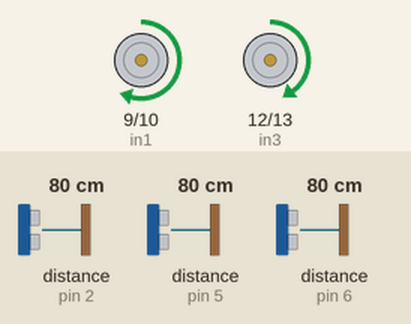
A sketch run on a simulated Arduino Uno, built with avr-gcc and run on an emulated ATmega328P. Shown: motor-driver pin pairs drawn as motors (green arrow = first pin HIGH = forward, orange = second pin HIGH = backward, longer = more drive, scaled by the enable pin). Wiring (inferred from the names in the program): 3 × ultrasonic range finder: trigger pin 4, echo pin 5 / trigger pin 7, echo pin 6 / trigger pin 8, echo pin 2. The test bench sets the inputs (shaded band); at power-on: distance to the obstacle (sensors on pin 5, pin 2, pin 6) 80 cm. The echo pulse lasts 58.3 µs per cm.

Above: at 1.2 s.
1.3 s: distance to the obstacle (sensor on pin 5) set to 18 cm
2.8 s: distance to the obstacle (sensor on pin 5) set to 14 cm
At 3.3 s:
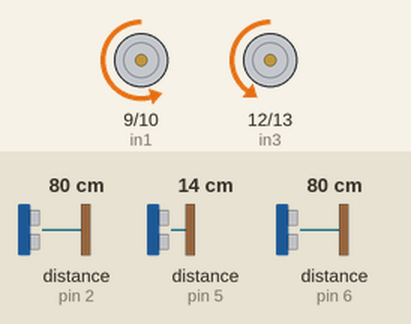
At 4.6 s:
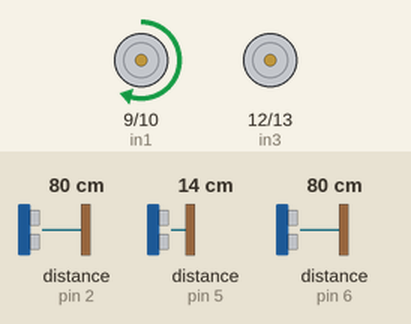
5.8 s: distance to the obstacle (sensor on pin 2) set to 18 cm
8.8 s: distance to the obstacle (sensor on pin 2) set to 13 cm
At 10.7 s:
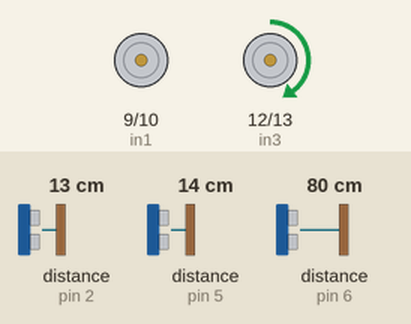
11.8 s: distance to the obstacle (sensor on pin 6) set to 18 cm
14.1 s: distance to the obstacle (sensor on pin 6) set to 14 cm
At 16.1 s:
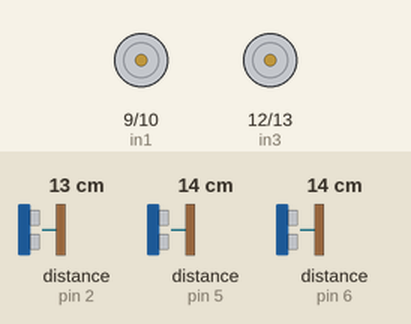
Timing chart, 0 to 17.5 s (numbered marks = the images above; inputs shaded):
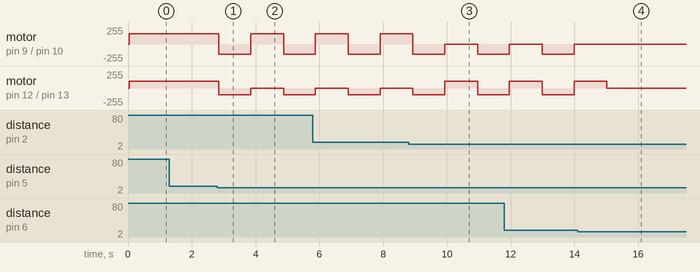

The sketch:

sketch_oct10d.ino
```cpp
// ==========================================
// KONFIGURASI PIN SENSOR ULTRASONIK
// ==========================================
int Echo1 = 6; // Sensor Kiri echo
int Trig1 = 7; // Sensor Kiri trig
int Echo2 = 5; // Sensor Tengah/Depan echo
int Trig2 = 4; // Sensor Tengah/Depan trig
int Echo3 = 2; // Sensor Kanan echo
int Trig3 = 8; // Sensor Kanan trig

// ==========================================
// KONFIGURASI PIN DRIVER MOTOR L298N
// ==========================================
int in1 = 9;   // Motor Kiri
int in2 = 10;  // Motor Kiri
int in3 = 12;  // Motor Kanan
int in4 = 13;  // Motor Kanan
int ENA = 3;   // Pin PWM Motor Kiri
int ENB = 11;  // Pin PWM Motor Kanan


const int batas = 15; // Jarak batas halangan (cm)

// Variabel penampung jarak
int Left_Distance = 0;
int Middle_Distance = 0;
int Right_Distance = 0;

void setup() {
  // Inisialisasi Pin Sensor
  pinMode(Trig1, OUTPUT); pinMode(Echo1, INPUT);
  pinMode(Trig2, OUTPUT); pinMode(Echo2, INPUT);
  pinMode(Trig3, OUTPUT); pinMode(Echo3, INPUT);

  // Inisialisasi Pin Motor
  pinMode(in1, OUTPUT);
  pinMode(in2, OUTPUT);
  pinMode(in3, OUTPUT);
  pinMode(in4, OUTPUT);
  pinMode(ENA, OUTPUT);
  pinMode(ENB, OUTPUT);
}

// Fungsi pembacaan jarak ultrasonik
int bacaJarak(int trig, int echo) {
  digitalWrite(trig, LOW);
  delayMicroseconds(2);
  digitalWrite(trig, HIGH);
  delayMicroseconds(10);
  digitalWrite(trig, LOW);
  long durasi = pulseIn(echo, HIGH, 30000);
  if (durasi == 0) return 999;
  return durasi * 0.034 / 2;
}

// ==========================================
// FUNGSI GERAK MOTOR (DENGAN KONTROL PWM)
// ==========================================
void maju() {
  analogWrite(ENA, 155);
  analogWrite(ENB,100);
  digitalWrite(in1, HIGH);
  digitalWrite(in2, LOW);
  digitalWrite(in3, HIGH);
  digitalWrite(in4, LOW);
}

void mundur() {
  analogWrite(ENA, 155);
  analogWrite(ENB, 100);
  digitalWrite(in1, LOW);
  digitalWrite(in2, HIGH);
  digitalWrite(in3, LOW);
  digitalWrite(in4, HIGH);
}

void kanan() {
  analogWrite(ENA, 155);
  analogWrite(ENB, 100);
  digitalWrite(in1, HIGH);
  digitalWrite(in2, LOW);
  digitalWrite(in3, LOW);
  digitalWrite(in4, LOW);
}

void kiri() {
  analogWrite(ENA, 155);
  analogWrite(ENB, 100);
  digitalWrite(in1, LOW);
  digitalWrite(in2, LOW);
  digitalWrite(in3, HIGH);
  digitalWrite(in4, LOW);
}

void berhenti() {
  analogWrite(ENA, 0);
  analogWrite(ENB, 0);
  digitalWrite(in1, LOW);
  digitalWrite(in2, LOW);
  digitalWrite(in3, LOW);
  digitalWrite(in4, LOW);
}

// ==========================================
// LOOP UTAMA PROGRAM
// ==========================================
void loop() {
  Left_Distance = bacaJarak(Trig1, Echo1);
  delay(10);
  Middle_Distance = bacaJarak(Trig2, Echo2);
  delay(10);
  Right_Distance = bacaJarak(Trig3, Echo3);

  // Ada halangan di semua sisi -> Berhenti
  if (Middle_Distance < batas && Left_Distance < batas && Right_Distance < batas) {
    berhenti();
  }
  // Ada halangan di depan & kanan -> Mundur lalu belok kiri
  else if (Middle_Distance < batas && Right_Distance < batas) {
    mundur(); delay(1000);
    kiri();   delay(1000);
  }
  // Ada halangan di depan & kiri -> Mundur lalu belok kanan
  else if (Middle_Distance < batas && Left_Distance < batas) {
    mundur(); delay(1000);
    kanan();  delay(1000);
  }
  // Ada halangan di depan -> Mundur lalu belok kanan
  else if (Middle_Distance < batas) {
    mundur(); delay(1000);
    kanan();  delay(1000);
  }
  // Ada halangan di kiri saja -> Belok kanan
  else if (Left_Distance < batas) {
    kanan();
  }
  // Ada halangan di kanan saja -> Belok kiri
  else if (Right_Distance < batas) {
    kiri();
  }
  // Jalanan bebas -> Maju
  else {
    maju();
  }
}
```

Measured:
- the behaviour switches between 16 and 15 cm on distance to the obstacle (sensor on pin 5) (found by bisection; images 0 and 1)
- the behaviour switches between 16 and 15 cm on distance to the obstacle (sensor on pin 2) (found by bisection; images 2 and 3)
- the behaviour switches between 16 and 15 cm on distance to the obstacle (sensor on pin 6) (found by bisection; images 3 and 4)
- after the input at 1.3 s, every drawn part: stays the same
- after the input at 2.8 s, motor on pin 9 (in1) / pin 10 (in2): forward 155/255 → backward 155/255 after 0.05 s, → forward 155/255 1.0 s later, → backward 155/255 1.0 s later; motor on pin 12 (in3) / pin 13 (in4): forward 100/255 → backward 100/255 after 0.05 s, → stopped 1.0 s later, → backward 100/255 1.0 s later
- after the input at 14.1 s, motor on pin 9 (in1) / pin 10 (in2): stays stopped (without the input it goes to backward 155/255 after 0.91 s)
